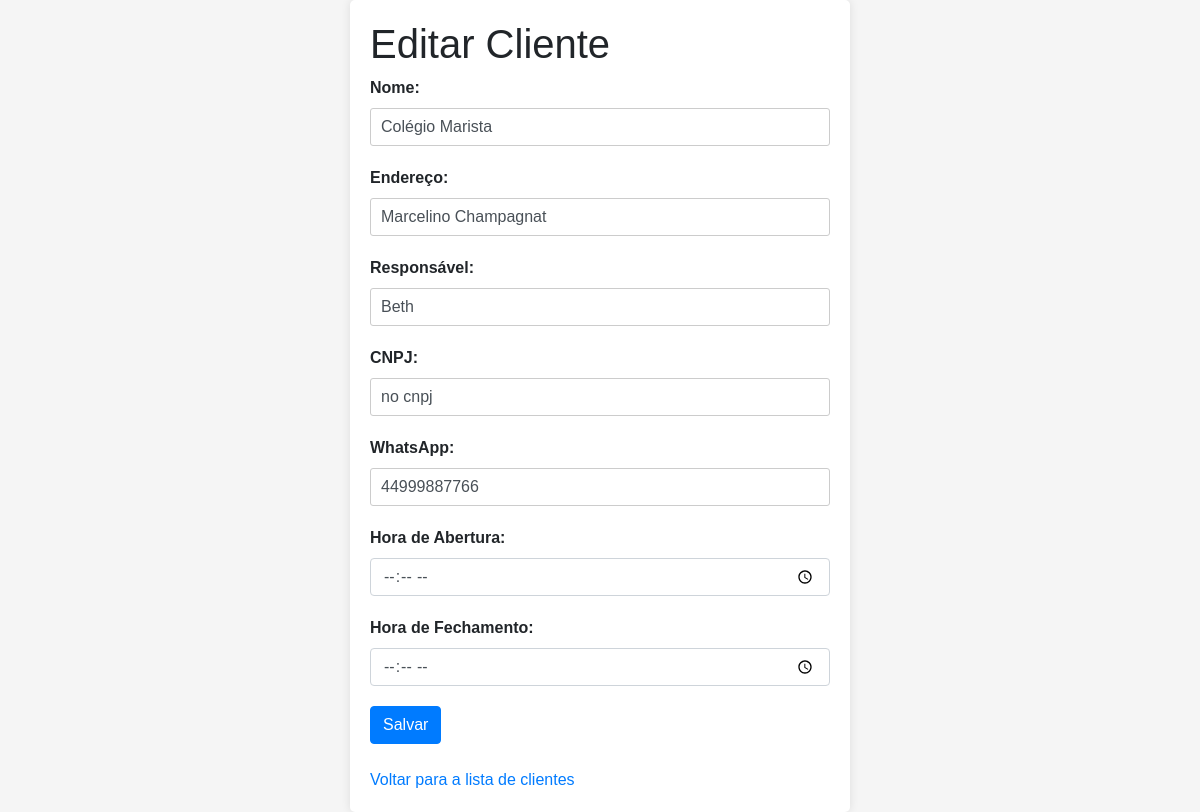
/cliente/1/editar/, run on the app's committed database.
### lecoq2/models.py (models this page shows, shortened)
class Cliente(models.Model):
    codigo = models.AutoField(primary_key=True)
    nome = models.CharField(max_length=100)
    endereco = models.CharField(max_length=200, null=True,blank=True)
    responsavel = models.CharField(max_length=100, null=True,blank=True)
    cnpj = models.CharField(max_length=14,null=True, blank=True)
    whats = models.CharField(max_length=11, null=True,blank=True)
    ddd = models.CharField(max_length=2,null=True, blank=True)
    hora_abertura = models.TimeField(null=True, blank=True)
    hora_fechamento = models.TimeField(null=True,blank=True)
    hora_intervalo = models.TimeField(null=True, blank=True)
    hora_intervalo2 = models.TimeField(null=True, blank=True)
    dia_semana_entrega = models.CharField(max_length=30, null=True, blank=True)
    whats_cantina = models.CharField(max_length=11, null=True, blank=True)
    nome_funcionaria_responsavel = models.CharField(max_length=30, null=True, blank=True)

### lecoq2/views.py (the view)
# urls.py: path('cliente/<int:cliente_id>/editar/', views.editar_cliente, name='editar_cliente'),
def editar_cliente(request, cliente_id):
    cliente = get_object_or_404(Cliente, pk=cliente_id)
    if request.method == 'POST':
        form = ClienteForm(request.POST, instance=cliente)
        if form.is_valid():
            form.save()
            return redirect('listar_clientes')
    else:
        form = ClienteForm(instance=cliente)
    return render(request, 'editar_cliente.html', {'form': form})

### lecoq2/forms.py
class ClienteForm(forms.ModelForm):
    class Meta:
        model = Cliente
        fields = '__all__'

### lecoq2/templates/editar_cliente.html (shortened to what this page needs)
<!DOCTYPE html>
<html>
<head>
    <link rel="stylesheet" href="https://stackpath.bootstrapcdn.com/bootstrap/4.5.2/css/bootstrap.min.css">
</head>
<body>
    <div class="container">
        <h1>Editar Cliente</h1>
        <form method="post">
            <div class="form-group">
                <label for="nome">Nome:</label>
                <input type="text" class="form-control" id="nome" name="nome" value="{{ form.nome.value }}" required>
            </div>
            <div class="form-group">
                <label for="endereco">Endereço:</label>
                <input type="text" class="form-control" id="endereco" name="endereco" value="{{ form.endereco.value }}">
            </div>
            <div class="form-group">
                <label for="responsavel">Responsável:</label>
                <input type="text" class="form-control" id="responsavel" name="responsavel" value="{{ form.responsavel.value }}">
            </div>
            <div class="form-group">
                <label for="cnpj">CNPJ:</label>
                <input type="text" class="form-control" id="cnpj" name="cnpj" value="{{ form.cnpj.value }}">
            </div>
            <div class="form-group">
                <label for="whats">WhatsApp:</label>
                <input type="text" class="form-control" id="whats" name="whats" value="{{ form.whats.value }}">
            </div>
            <div class="form-group">
                <label for="hora_abertura">Hora de Abertura:</label>
                <input type="time" class="form-control" id="hora_abertura" name="hora_abertura" value="{{ form.hora_abertura.value }}">
            </div>
            <div class="form-group">
                <label for="hora_fechamento">Hora de Fechamento:</label>
                <input type="time" class="form-control" id="hora_fechamento" name="hora_fechamento" value="{{ form.hora_fechamento.value }}">
            </div>
            <button type="submit" class="btn btn-primary">Salvar</button>
        </form>
        <br>
        <a href="{% url 'listar_clientes' %}">Voltar para a lista de clientes</a>
    </div>
</body>
</html>

### lecoq2/templates/editar_cliente.html (style rules this page uses)
body { background-color: #f5f5f5; font-family: Arial, sans-serif; }
.container { max-width: 500px; margin: 0 auto; padding: 20px; background-color: #fff; border-radius: 5px; box-shadow: 0px 0px 10px rgba(0, 0, 0, 0.1); }
.form-group { margin-bottom: 20px; }
label { font-weight: bold; }
input[type="text"], input[type="number"], input[type="email"] { width: 100%; padding: 10px; border: 1px solid #ccc; border-radius: 3px; font-size: 16px; }
.btn-primary { background-color: #007bff; border-color: #007bff; }

### data on the page
Cliente: nome "Colégio Marista", endereco "Marcelino Champagnat", responsavel "Beth", cnpj "no cnpj", whats "44999887766"
